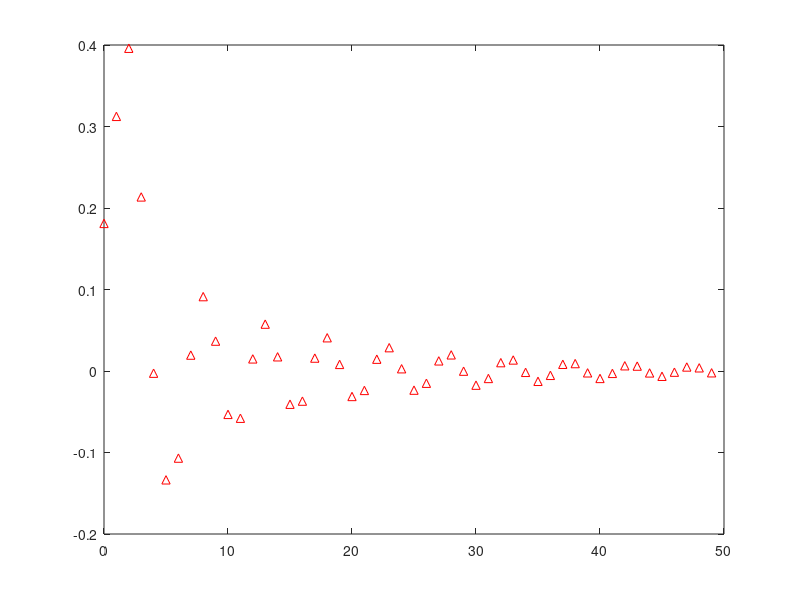

This figure's MATLAB source:
%{
Design a fourth-order lowpass elliptic filter with normalized passband frequency 0.4 rad/sample. 
Specify a passband ripple of 0.5 dB and a stopband attenuation of 20 dB. 
Plot the first 50 samples of the impulse response.
%}
[b,a] = ellip(4,0.5,20,0.4);
impz(b,a,50)
